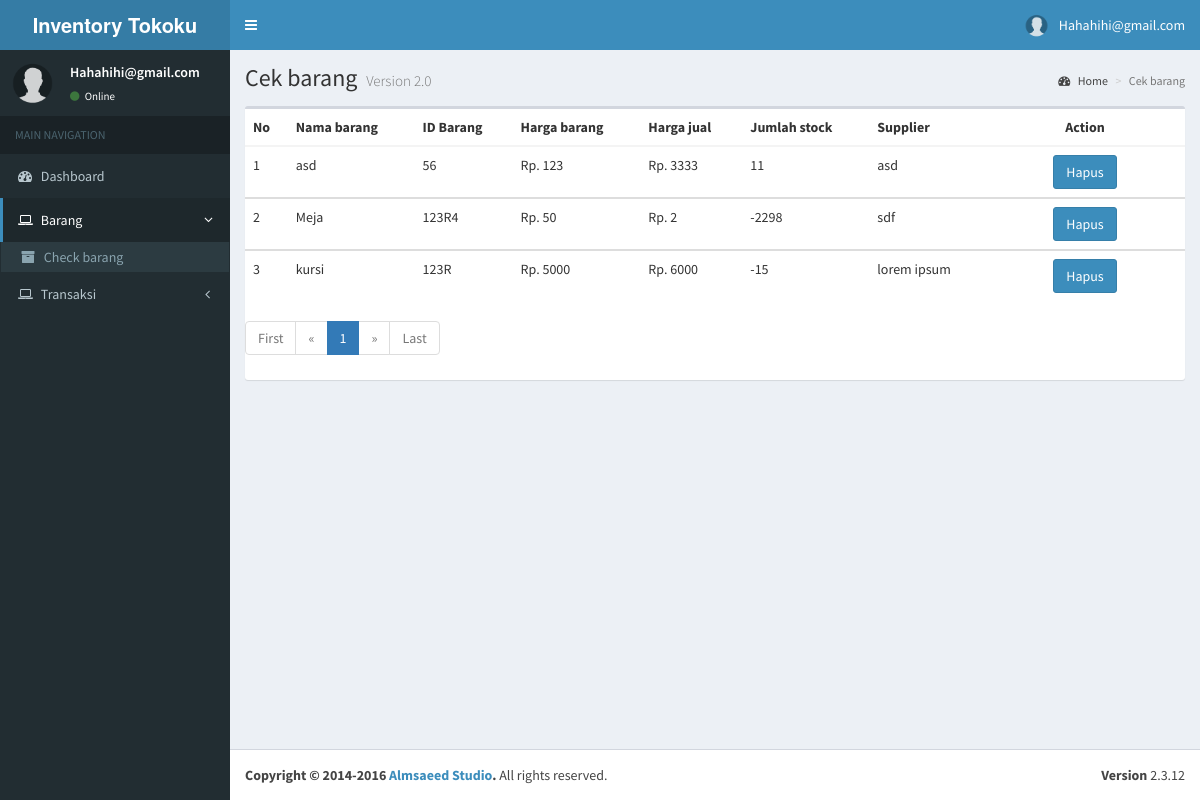
Before: /karyawan/cekbarang.php (signed in) with the older database file.
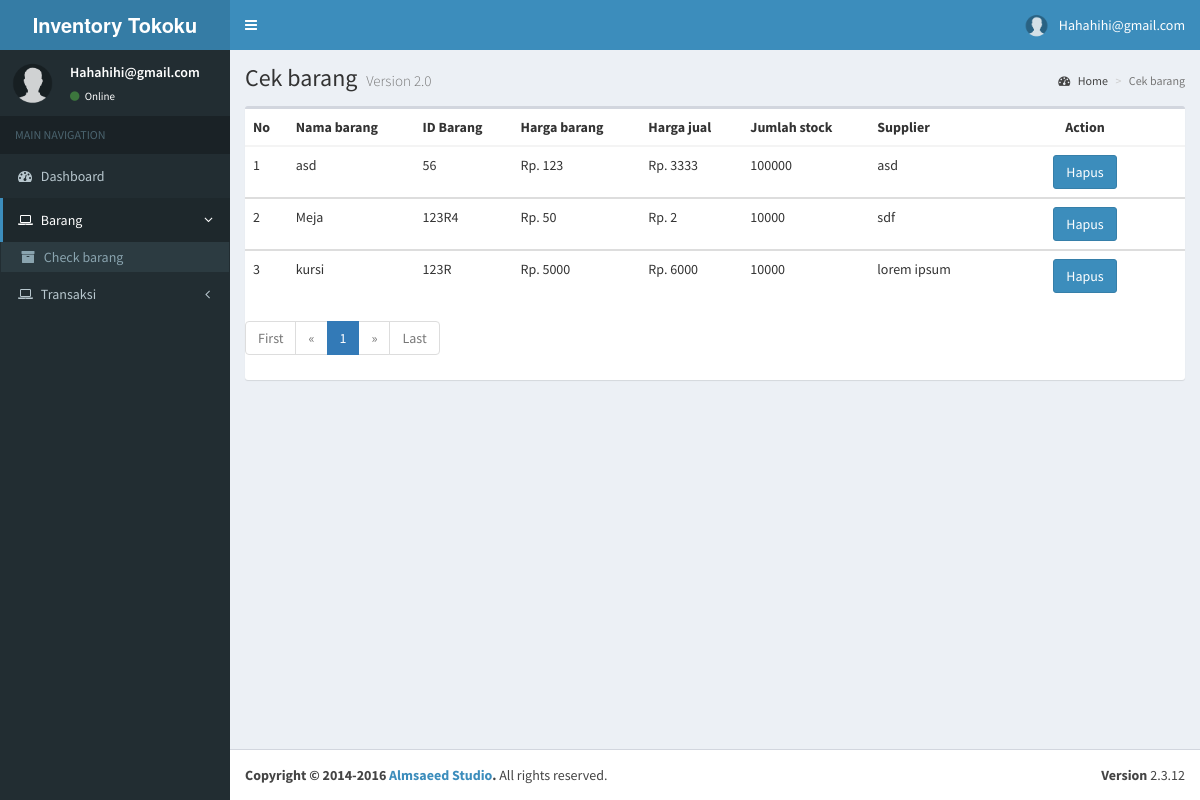
After: the same page with the newer database file.
### tables this page shows
CREATE TABLE `barang` (
  `id_barang` varchar(5) NOT NULL,
  `jenis_barang` varchar(30) NOT NULL,
  `nama_barang` varchar(60) NOT NULL,
  `harga_beli` int(20) NOT NULL,
  `harga_jual` int(20) NOT NULL,
  `jumlah_stock` int(20) NOT NULL,
  `supplier` text NOT NULL,
  `deskripsi` text NOT NULL,
  `created_at` timestamp NOT NULL DEFAULT current_timestamp() ON UPDATE current_timestamp()
);

### karyawan/cekbarang.php (the view, shortened to what the changed rows need)
<!DOCTYPE html>
<html>
<head>
  <link rel="stylesheet" href="bootstrap/css/bootstrap.min.css">
  <link rel="stylesheet" href="https://cdnjs.cloudflare.com/ajax/libs/font-awesome/4.5.0/css/font-awesome.min.css">
  <link rel="stylesheet" href="https://cdnjs.cloudflare.com/ajax/libs/ionicons/2.0.1/css/ionicons.min.css">
  <link rel="stylesheet" href="dist/css/AdminLTE.min.css">
  <link rel="stylesheet" href="bootstrap/css/style.css">
  <link rel="stylesheet" href="dist/css/skins/_all-skins.min.css">
</head>
<body class="hold-transition skin-blue sidebar-mini">
<div class="wrapper">
  <div class="content-wrapper">
    <section class="content-header">
      <h1>
        Cek barang
        <small>Version 2.0</small>
      </h1>
    </section>
    <section class="content">
		<div class="row">
			  <div class="col-xs-12">
				<div class="box">
                      <div class="box-body table-responsive no-padding">
                     <div class="box-body table-responsive no-padding">
                        <?php
                           $mysql_hostname = "localhost";
                           $mysql_user = "root";
                           $mysql_password = "";
                           $mysql_database = "inventory";
                           $conn = mysqli_connect($mysql_hostname, $mysql_user, $mysql_password, $mysql_database);
            ?>
					 <table class="table table-hover">
						<thead>
                           <th>No</th>
                           <th>Nama barang</th>
                           <th>ID Barang</th>
                           <th>Harga barang</th>
                           <th>Harga jual</th>
                           <th>Jumlah stock</th>
                           <th>Supplier</th>
                           <th>
                              <center>Action</center>
                           </th>
                        </thead>
						<?php
$page = (isset($_GET['page'])) ? $_GET['page'] : 1;
$limit = 10;
$limit_start = ($page - 1) * $limit;
$no = $limit_start + 1;
						$sql = "SELECT * FROM barang order by id_barang DESC LIMIT $limit_start, $limit";
                                             if($result = @mysqli_query($conn,$sql)){
                                                 if(mysqli_num_rows($result) > 0){
                                                     while($row = mysqli_fetch_array($result)){
                           ?>
                        <tbody>
                           <td><?php echo $no++ ?></td>
                           <td><?php echo $row['nama_barang'] ?></td>
                           <td><?php echo $row['id_barang'] ?></td>
                           <td><?php echo "Rp. " . $row['harga_beli'] ?></td>
						   <td><?php echo "Rp. " . $row['harga_jual'] ?></td>
                           <td><?php echo $row['jumlah_stock'] ?></td>
                           <td><?php echo $row['supplier'] ?></td>
                           <td width="200px">
                              <center>
                                 <button class="btn btn-primary" data-toggle="modal" data-target="#false<?php echo $row['id_barang'];?>">Hapus</button>
                              </center>
                           </td>
                        </tbody>
                        <?php
                           }
                           }echo "</table>";
                           } else{
                           echo "ERROR: Could not able to execute $sql. ";
                           }
                           ?>
				</div>
			  </div>
		</div>
    </section>
  </div>
</div>
</body>
</html>

Changed rows visible on the page:
changed barang "asd": jumlah_stock "11" → "100000"
changed barang "Meja": jumlah_stock "-2298" → "10000"
changed barang "kursi": jumlah_stock "-15" → "10000"
